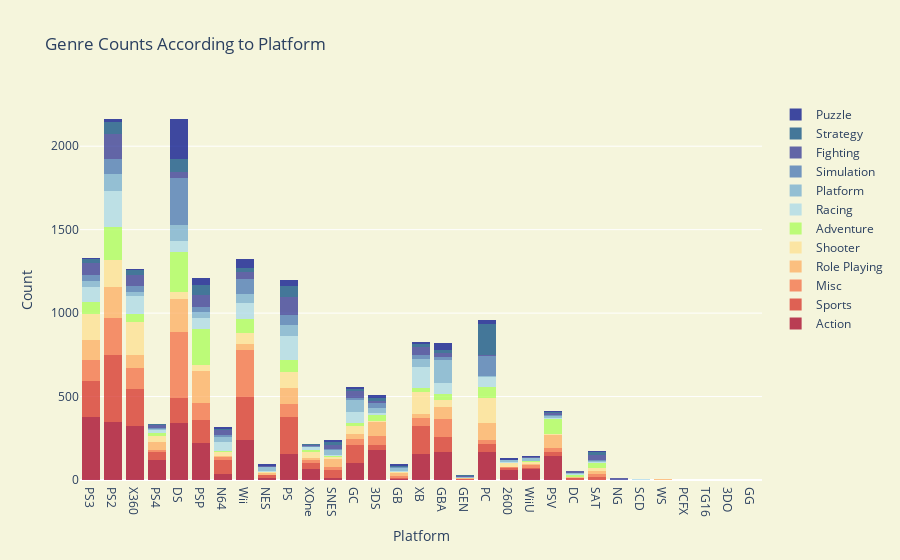

Notebook source saved alongside this figure:
### Code cell
#Creating a histogram for All the above listed Genres; grouped by platform
trace1 = go.Histogram(
    x=xaction.Platform,
    opacity=0.75,
    name = "Action",
    marker=dict(color='rgb(165,0,38)'))
trace2 = go.Histogram(
    x=xsports.Platform,
    opacity=0.75,
    name = "Sports",
    marker=dict(color='rgb(215,48,39)'))
trace3 = go.Histogram(
    x=xmisc.Platform,
    opacity=0.75,
    name = "Misc",
    marker=dict(color='rgb(244,109,67)'))
trace4 = go.Histogram(
    x=xrole.Platform,
    opacity=0.75,
    name = "Role Playing",
    marker=dict(color='rgb(253,174,97)'))
trace5 = go.Histogram(
    x=xshooter.Platform,
    opacity=0.75,
    name = "Shooter",
    marker=dict(color='rgb(254,224,144)'))
trace6 = go.Histogram(
    x=xadventure.Platform,
    opacity=0.75,
    name = "Adventure",
    marker=dict(color='rgb(170,253,87)'))
trace7 = go.Histogram(
    x=xrace.Platform,
    opacity=0.75,
    name = "Racing",
    marker=dict(color='rgb(171,217,233)'))
trace8 = go.Histogram(
    x=xplatform.Platform,
    opacity=0.75,
    name = "Platform",
    marker=dict(color='rgb(116,173,209)'))
trace9 = go.Histogram(
    x=xsimulation.Platform,
    opacity=0.75,
    name = "Simulation",
    marker=dict(color='rgb(69,117,180)'))
trace10 = go.Histogram(
    x=xfight.Platform,
    opacity=0.75,
    name = "Fighting",
    marker=dict(color='rgb(49,54,149)'))
trace11 = go.Histogram(
    x=xstrategy.Platform,
    opacity=0.75,
    name = "Strategy",
    marker=dict(color="rgb(10,77,131)"))
trace12 = go.Histogram(
    x=xpuzzle.Platform,
    opacity=0.75,
    name = "Puzzle",
    marker=dict(color='rgb(1,15,139)'))
#Combining the histograms above into a single list
data = [trace1, trace2,trace3,trace4,trace5,trace6,trace7,trace8,trace9,trace10,trace11,trace12]
#Plot layout 
layout = go.Layout(barmode='stack',
                   title='Genre Counts According to Platform',
                   xaxis=dict(title='Platform'),
                   yaxis=dict( title='Count'),
                   paper_bgcolor='beige',
                   plot_bgcolor='beige'
)
#Creating the figure object with data & layout
fig = go.Figure(data=data, layout=layout)
#Display the plot
iplot(fig)

### Figure 1 — Plotly figure (JSON) as saved in the notebook; plotly's stock layout.template omitted (floating-point values rounded to 4 significant figures; data arrays with more than 128 entries replaced by an {"elided": "..."} marker saying what was removed)
{"data": [{"marker": {"color": "rgb(165,0,38)"}, "name": "Action", "opacity": 0.75, "type": "histogram", "x": {"elided": "3316 str values"}}, {"marker": {"color": "rgb(215,48,39)"}, "name": "Sports", "opacity": 0.75, "type": "histogram", "x": {"elided": "2346 str values"}}, {"marker": {"color": "rgb(244,109,67)"}, "name": "Misc", "opacity": 0.75, "type": "histogram", "x": {"elided": "1739 str values"}}, {"marker": {"color": "rgb(253,174,97)"}, "name": "Role Playing", "opacity": 0.75, "type": "histogram", "x": {"elided": "1488 str values"}}, {"marker": {"color": "rgb(254,224,144)"}, "name": "Shooter", "opacity": 0.75, "type": "histogram", "x": {"elided": "1310 str values"}}, {"marker": {"color": "rgb(170,253,87)"}, "name": "Adventure", "opacity": 0.75, "type": "histogram", "x": {"elided": "1286 str values"}}, {"marker": {"color": "rgb(171,217,233)"}, "name": "Racing", "opacity": 0.75, "type": "histogram", "x": {"elided": "1249 str values"}}, {"marker": {"color": "rgb(116,173,209)"}, "name": "Platform", "opacity": 0.75, "type": "histogram", "x": {"elided": "886 str values"}}, {"marker": {"color": "rgb(69,117,180)"}, "name": "Simulation", "opacity": 0.75, "type": "histogram", "x": {"elided": "867 str values"}}, {"marker": {"color": "rgb(49,54,149)"}, "name": "Fighting", "opacity": 0.75, "type": "histogram", "x": {"elided": "848 str values"}}, {"marker": {"color": "rgb(10,77,131)"}, "name": "Strategy", "opacity": 0.75, "type": "histogram", "x": {"elided": "681 str values"}}, {"marker": {"color": "rgb(1,15,139)"}, "name": "Puzzle", "opacity": 0.75, "type": "histogram", "x": {"elided": "582 str values"}}], "layout": {"barmode": "stack", "paper_bgcolor": "beige", "plot_bgcolor": "beige", "title": {"text": "Genre Counts According to Platform"}, "xaxis": {"title": {"text": "Platform"}}, "yaxis": {"title": {"text": "Count"}}}}
